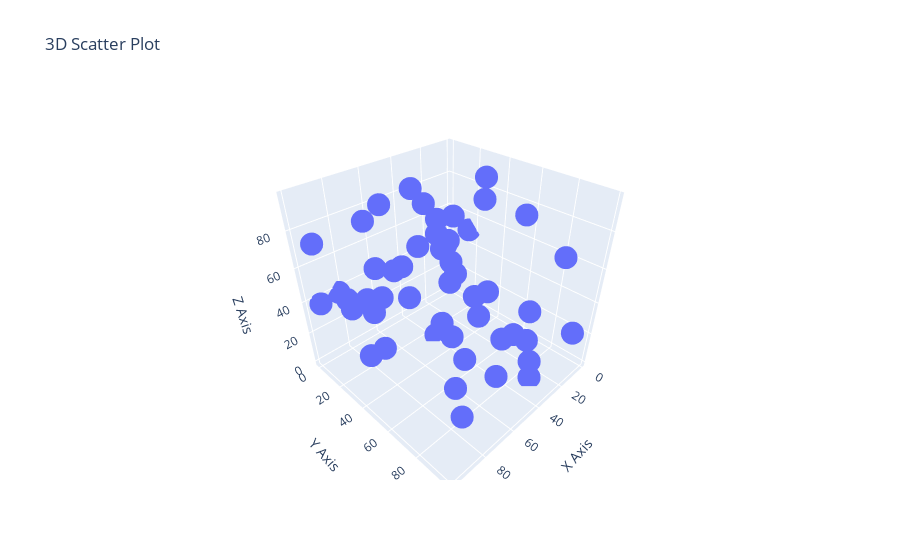

Notebook source saved alongside this figure:
### Markdown cell above
**Displaying the 3D plot**

### Code cell
fig = go.Figure(data=[go.Scatter3d(
 x=df_3d['X'],
 y=df_3d['Y'],
 z=df_3d['Z'],
 mode='markers')])

fig.update_layout(
 title='3D Scatter Plot', scene=dict(
 xaxis_title='X Axis',
 yaxis_title='Y Axis',
 zaxis_title='Z Axis')
)
